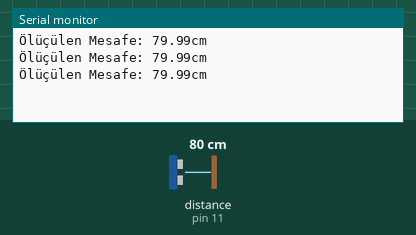
This sketch was run on a simulated Arduino Uno, built with avr-gcc and run on an emulated ATmega328P. Parts: the last lines printed to the serial monitor. Inputs (shaded band) come from the test bench; at power-on: distance to the obstacle (sensor on pin 11) 80 cm. The echo pulse lasts 58.3 µs per cm.

Above: at 1.3 s.
1.4 s: distance to the obstacle (sensor on pin 11) set to 2 cm
At 1.9 s:
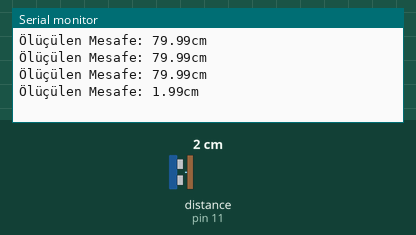
2.9 s: distance to the obstacle (sensor on pin 11) set to 4 cm
At 3.4 s:
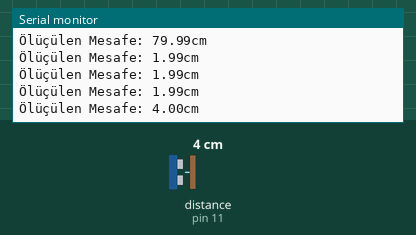
Timing chart, 0 to 5.9 s (numbered marks = the images above; inputs shaded):
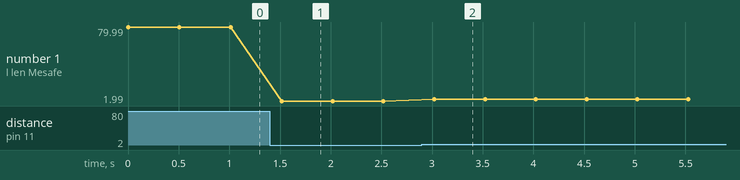

The sketch:

mesafeOlcer.ino
```cpp
int tetik=12;
int eko=11;
unsigned long sure;
float mesafe;

void setup() {
  Serial.begin(9600);
  pinMode(tetik,OUTPUT);
  pinMode(eko,INPUT);

}

void loop() {


  Serial.print("Ölüçülen Mesafe: ");
  Serial.print(mesafeOlc());
  Serial.println("cm");

delay(500);

}

float mesafeOlc() {
    // put your main code here, to run repeatedly:
  digitalWrite(tetik,LOW);
  delayMicroseconds(2);
  digitalWrite(tetik,HIGH);
  delayMicroseconds(10);
  digitalWrite(tetik,LOW);

  sure = pulseIn(eko,HIGH);
  mesafe = (float)sure*0.01715;
  return mesafe;
}
```

Measured:
- after the input at 1.4 s, the serial monitor: prints a new line after 0.12 s (image 1)
- after the input at 2.9 s, the serial monitor: prints a new line after 0.12 s (image 2)
- plotted number 1: 79.99 → 1.99 after the input at 1.4 s, 1.99 → 4 after the input at 2.9 s
